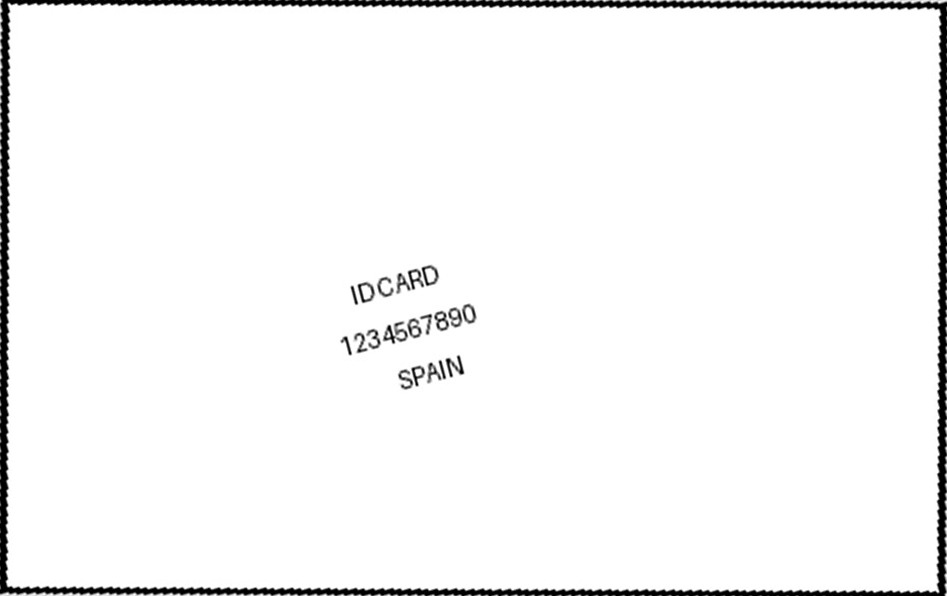
#> input picture smoke_test_smoke_test_test_id_card_crop_crop.jpg, 947 x 596 px
$ python analyze_failure.py smoke_test_smoke_test_test_id_card_crop_crop.jpg debug_corners.jpg   (older library calls are emulated)
#> lines starting #> are read from the running program, lines starting #| are printed output that depends on the picture; after the words box and inside, x2 and y2 are one past the last pixel; in counts of white or black regions, pixels touching at a corner belong together
### src/cropper.py
import cv2, numpy as np, io, os, re
from dataclasses import dataclass
from typing import Optional, Dict, Any, Tuple
from PIL import Image, ImageOps
import pytesseract
from pytesseract import Output
try:
    import imutils
except ImportError:
    imutils = None

ID1_AR = 85.60/53.98  # ~1.586

@dataclass
class Settings:
    ar_tol: float = 0.6           # allowed deviation around ID1_AR before warp (more lenient for perspective)
    ar_tol_after: float = 0.4     # allowed deviation after warp (more lenient after warping)
    min_area_frac: float = 0.05   # quad must occupy >= 5% of image (keeps small IDs while rejecting receipts)
    max_area_frac: float = 0.98   # allow larger cards
    max_side_px: int = 1600       # downscale for speed before edge finding
    target_height: int = 600      # target height for output (width computed by AR)
    jpeg_quality: int = 92
    canny_lo_mult: float = 0.4    # lower threshold for better edge detection
    canny_hi_mult: float = 1.8    # higher threshold for better edge detection
    dilate_iter: int = 2          # more dilation to connect edges
    border_trim: int = 2          # pixels to trim after warp
    debug_mode: bool = False      # enable debug visualization

def _exif_correct(pil_img: Image.Image) -> Image.Image:
    # respect EXIF orientation
    return ImageOps.exif_transpose(pil_img)

def pil_to_bgr(pil_img: Image.Image) -> np.ndarray:
    rgb = np.array(pil_img.convert("RGB"))
    return cv2.cvtColor(rgb, cv2.COLOR_RGB2BGR)

def bgr_to_pil(bgr: np.ndarray) -> Image.Image:
    rgb = cv2.cvtColor(bgr, cv2.COLOR_BGR2RGB)
    return Image.fromarray(rgb)

def order_pts(pts: np.ndarray) -> np.ndarray:
    """
    Deterministic point ordering that guarantees TL-TR-BR-BL order
    regardless of contour detection order. Critical for perspective transform.
    """
    pts = pts.reshape(4, 2)
    s = pts.sum(axis=1)  # sum of x + y coordinates
    d = np.diff(pts, axis=1)[:, 0]  # difference x - y coordinates

    # Top-left: smallest sum (x + y)
    tl = pts[np.argmin(s)]
    # Bottom-right: largest sum (x + y)
    br = pts[np.argmax(s)]
    # Top-right: smallest difference (x - y)
    tr = pts[np.argmin(d)]
    # Bottom-left: largest difference (x - y)
    bl = pts[np.argmax(d)]

    return np.array([tl, tr, br, bl], dtype="float32")

def find_card_by_color(bgr: np.ndarray) -> np.ndarray:
    """
    Spanish ID cards have distinctive white/light background.
    This creates a mask for potential card regions based on color.
    """
    hsv = cv2.cvtColor(bgr, cv2.COLOR_BGR2HSV)

    # Detect white/light regions (typical for ID cards)
    lower_white = np.array([0, 0, 180])    # Low saturation, high value
    upper_white = np.array([180, 50, 255]) # Any hue, low saturation, high value
    white_mask = cv2.inRange(hsv, lower_white, upper_white)

    # Clean up the mask
    kernel = np.ones((5,5), np.uint8)
    white_mask = cv2.morphologyEx(white_mask, cv2.MORPH_CLOSE, kernel)
    white_mask = cv2.morphologyEx(white_mask, cv2.MORPH_OPEN, kernel)

    return white_mask

# [240 lines left out: functions refine_quad_with_lines, validate_quad_geometry, warp_to_id1_canvas, micro_trim_edges, not called in this run]

def find_card_quad_simple(bgr: np.ndarray, cfg: Settings) -> Optional[Tuple[np.ndarray, float]]:
    """
    Simple, robust card detection - the original working method.
    """
    H, W = bgr.shape[:2]
    scale = cfg.max_side_px / max(H, W)
    img = cv2.resize(bgr, None, fx=scale, fy=scale) if scale < 1 else bgr.copy()
    gray = cv2.cvtColor(img, cv2.COLOR_BGR2GRAY)

    # Apply CLAHE to suppress background texture and enhance card edges
    clahe = cv2.createCLAHE(clipLimit=2.0, tileGridSize=(8, 8))
    gray = clahe.apply(gray)
    gray = cv2.GaussianBlur(gray, (5, 5), 0)

    # Adaptive Canny thresholds - reduced upper bound to minimize background noise
    v = np.median(gray)
    lower = int(max(0, 0.66 * v))
    upper = int(min(255, 1.15 * v))  # Reduced from 1.33 to 1.15 to suppress texture
    edges = cv2.Canny(gray, lower, upper)

    if cfg.dilate_iter > 0:
        edges = cv2.dilate(edges, np.ones((3,3),np.uint8), iterations=cfg.dilate_iter)

    cnts, _ = cv2.findContours(edges, cv2.RETR_EXTERNAL, cv2.CHAIN_APPROX_SIMPLE)
    if not cnts:
        return None

    img_area = img.shape[0] * img.shape[1]
    candidates = []

    # Try approxPolyDP method first (original working approach)
    for cnt in cnts:
        peri = cv2.arcLength(cnt, True)
        approx = cv2.approxPolyDP(cnt, 0.02*peri, True)
        if len(approx) == 4 and cv2.isContourConvex(approx):
            area = cv2.contourArea(approx)
            area_frac = area / img_area

            if area_frac > cfg.min_area_frac and area_frac <= cfg.max_area_frac:
                # Calculate aspect ratio
                pts = approx.reshape(4,2).astype("float32")
                pts_o = order_pts(pts)
                wA = np.linalg.norm(pts_o[2]-pts_o[3]); wB = np.linalg.norm(pts_o[1]-pts_o[0])
                hA = np.linalg.norm(pts_o[1]-pts_o[2]); hB = np.linalg.norm(pts_o[0]-pts_o[3])
                w = (wA+wB)/2.0; h = (hA+hB)/2.0
                if h <= 0 or w <= 0: continue
                ar = w/h
                ar_err = abs(ar - ID1_AR) / ID1_AR

                # Stricter aspect ratio filter to reject background rectangles
                if 1.50 < ar < 1.65 and ar_err <= cfg.ar_tol:
                    score = 2.0 * area_frac - 0.6 * ar_err
                    candidates.append((score, pts_o, area_frac))

    if candidates:
        best_score, best_pts, best_area_frac = max(candidates, key=lambda x: x[0])
        # Scale back to original image coordinates
        scaled_pts = best_pts / scale
        return scaled_pts.astype("float32"), best_score

    return None

def find_card_quad_advanced(bgr: np.ndarray, cfg: Settings) -> Optional[Tuple[np.ndarray, float]]:
    """
    Advanced card detection with CLAHE and minAreaRect - for difficult cases.
    """
    H, W = bgr.shape[:2]
    scale = cfg.max_side_px / max(H, W)
    img = cv2.resize(bgr, None, fx=scale, fy=scale) if scale < 1 else bgr.copy()

    # CLAHE preprocessing on L channel for textured backgrounds
    lab = cv2.cvtColor(img, cv2.COLOR_BGR2LAB)
    l_channel = lab[:, :, 0]

    # Apply CLAHE (Contrast Limited Adaptive Histogram Equalization)
    clahe = cv2.createCLAHE(clipLimit=2.0, tileGridSize=(8, 8))
    l_channel = clahe.apply(l_channel)

    # Convert back to grayscale for edge detection
    gray = l_channel
    gray = cv2.GaussianBlur(gray, (5, 5), 0)

    # Adaptive Canny thresholds based on median
    v = np.median(gray)
    lower = int(max(0, 0.66 * v))
    upper = int(min(255, 1.33 * v))
    edges = cv2.Canny(gray, lower, upper)
    if cfg.dilate_iter > 0:
        edges = cv2.dilate(edges, np.ones((3,3),np.uint8), iterations=cfg.dilate_iter)

    cnts, _ = cv2.findContours(edges, cv2.RETR_EXTERNAL, cv2.CHAIN_APPROX_SIMPLE)
    if not cnts:
        return None

    img_area = img.shape[0] * img.shape[1]
    candidates = []

    # Score candidates using minAreaRect for better rotated rectangle handling
    for cnt in cnts:
        area = cv2.contourArea(cnt)
        if area < cfg.min_area_frac * img_area:
            continue

        # Get minimum area rectangle (handles rotation better)
        rect = cv2.minAreaRect(cnt)
        box = cv2.boxPoints(rect)
        box_area = cv2.contourArea(box)

        if box_area <= 0:
            continue

        # Calculate aspect ratio from rotated rectangle
        (_, _), (w, h), angle = rect
        ar = max(w, h) / min(w, h) if min(w, h) > 0 else 0

        # Handle both landscape and portrait orientations
        # Spanish ID cards are typically landscape (1.586), but check both orientations
        ar_error_landscape = abs(ar - ID1_AR) / ID1_AR
        ar_error_portrait = abs(ar - (1/ID1_AR)) / (1/ID1_AR)
        ar_error = min(ar_error_landscape, ar_error_portrait)

        # Score based on multiple factors
        area_frac = area / img_area
        rectangularity = area / box_area  # How rectangular is the contour

        # Additional scoring factors to avoid background patches
        # 1. Border distance penalty (avoid edge-touching candidates)
        box_center_x = np.mean(box[:, 0])
        box_center_y = np.mean(box[:, 1])
        border_dist = min(box_center_x, box_center_y,
                         img.shape[1] - box_center_x, img.shape[0] - box_center_y)
        border_penalty = max(0, 1.0 - border_dist / (min(img.shape[:2]) * 0.1))

        # 2. Brightness uniformity (cards are more uniform than textured backgrounds)
        mask = np.zeros(img.shape[:2], dtype=np.uint8)
        cv2.fillPoly(mask, [box.astype(np.int32)], 255)
        roi_pixels = cv2.cvtColor(img, cv2.COLOR_BGR2GRAY)[mask > 0]
        brightness_std = np.std(roi_pixels) if len(roi_pixels) > 0 else 255
        uniformity_score = max(0, 1.0 - brightness_std / 128.0)  # Lower std = higher score

        # Composite score: prefer large, rectangular, ID-1 aspect ratio, uniform, centered
        score = (
            2.0 * area_frac +           # Size importance
            1.5 * rectangularity +      # Shape regularity (increased weight)
            -1.0 * ar_error +           # Aspect ratio closeness
            0.8 * uniformity_score +    # Brightness uniformity (cards vs texture)
            -0.5 * border_penalty       # Penalty for edge-touching candidates
        )

        # Filter candidates
        if (1.4 < ar < 1.8 and                    # Reasonable aspect ratio range
            area_frac > 0.05 and                  # Minimum size
            area_frac <= cfg.max_area_frac and    # Maximum size
            rectangularity > 0.7):               # Must be reasonably rectangular

            candidates.append((score, box, area_frac))

    if candidates:
        # Get best candidate by score
        best_score, best_box, best_area_frac = max(candidates, key=lambda x: x[0])
        # Scale back to original image coordinates
        scaled_box = best_box / scale
        return order_pts(scaled_box.astype("float32")), best_score

    return None

def find_card_quad_color_assisted(bgr: np.ndarray, cfg: Settings) -> Optional[Tuple[np.ndarray, float]]:
    """
    Color-assisted detection as a last resort fallback.
    Uses color information to guide edge detection.
    """
    # Get color mask for potential card regions
    color_mask = find_card_by_color(bgr)

    # Use color mask to guide contour detection
    H, W = bgr.shape[:2]
    scale = cfg.max_side_px / max(H, W)
    img = cv2.resize(bgr, None, fx=scale, fy=scale) if scale < 1 else bgr.copy()
    mask_scaled = cv2.resize(color_mask, (img.shape[1], img.shape[0])) if scale < 1 else color_mask

    # Find contours in the color mask
    cnts, _ = cv2.findContours(mask_scaled, cv2.RETR_EXTERNAL, cv2.CHAIN_APPROX_SIMPLE)
    if not cnts:
        return None

    img_area = img.shape[0] * img.shape[1]
    candidates = []

    for cnt in cnts:
        area = cv2.contourArea(cnt)
        if area < cfg.min_area_frac * img_area:
            continue

        # Get minimum area rectangle
        rect = cv2.minAreaRect(cnt)
        box = cv2.boxPoints(rect)
        box_area = cv2.contourArea(box)

        if box_area <= 0:
            continue

        # Calculate metrics
        (_, _), (w, h), angle = rect
        ar = max(w, h) / min(w, h) if min(w, h) > 0 else 0
        area_frac = area / img_area
        rectangularity = area / box_area

        # More lenient scoring for color-based detection
        ar_error_landscape = abs(ar - ID1_AR) / ID1_AR
        ar_error_portrait = abs(ar - (1/ID1_AR)) / (1/ID1_AR)
        ar_error = min(ar_error_landscape, ar_error_portrait)

        score = (
            1.5 * area_frac +           # Size importance
            0.8 * rectangularity +      # Shape regularity
            -0.5 * ar_error            # Aspect ratio closeness (less strict)
        )

        # Very lenient filtering for color-based method
        if (0.5 < ar < 3.0 and                      # Very wide aspect ratio range
            area_frac > cfg.min_area_frac and       # Minimum size
            area_frac <= cfg.max_area_frac and      # Maximum size
            rectangularity > 0.5):                 # Less strict rectangularity

            candidates.append((score, box, area_frac))

    if candidates:
        best_score, best_box, best_area_frac = max(candidates, key=lambda x: x[0])
        # Scale back to original image coordinates
        scaled_box = best_box / scale
        return order_pts(scaled_box.astype("float32")), best_score

    return None

def find_card_quad(bgr: np.ndarray, cfg: Settings, debug: bool = False) -> Optional[Tuple[np.ndarray, float]]:
    """
    Triple-fallback card detection strategy: simple -> advanced -> color-assisted.
    This provides maximum robustness across different image conditions.
    """
    # Strategy 1: Simple threshold (good for high-contrast, clean backgrounds)
    result = find_card_quad_simple(bgr, cfg)
    if result is not None:
        quad, score = result
        if debug:
            print(f"✅ Simple method succeeded with score: {score:.3f}")
        return result

    # Strategy 2: Advanced method (good for textured backgrounds, shadows)
    result = find_card_quad_advanced(bgr, cfg)
    if result is not None:
        quad, score = result
        if debug:
            print(f"✅ Advanced method succeeded with score: {score:.3f}")
        return result

    # Strategy 3: Color-assisted method (last resort for difficult cases)
    result = find_card_quad_color_assisted(bgr, cfg)
    if result is not None:
        quad, score = result
        if debug:
            print(f"✅ Color-assisted method succeeded with score: {score:.3f}")
        return result

    if debug:
        print("❌ All three methods failed to find card")

    return None

# [78 lines left out: functions warp_card, orient_with_osd, not called in this run]

def blur_metric(bgr: np.ndarray) -> float:
    g = cv2.cvtColor(bgr, cv2.COLOR_BGR2GRAY)
    return float(cv2.Laplacian(g, cv2.CV_64F).var())

# [72 lines left out: function process_image_bytes, not called in this run]

### analyze_failure.py
#!/usr/bin/env python3
"""
Analyze why specific images fail card detection.
This script helps diagnose common failure patterns.
"""
import cv2
import numpy as np
from PIL import Image
import os
import sys
from src.cropper import Settings, find_card_quad, pil_to_bgr, _exif_correct

# [169 lines left out: functions analyze_failure_patterns, create_test_settings, test_image_with_configs, not called in this run]

def suggest_fixes_for_failure(image_path):
    """
    Analyze a failed image and suggest specific fixes.
    """
    print(f"\n🔧 FAILURE ANALYSIS FOR: {image_path}")
    print("="*60)

    if not os.path.exists(image_path):
        print(f"❌ Image not found: {image_path}")
        return

    # Load and analyze image
    pil_img = _exif_correct(Image.open(image_path))
#> in _exif_correct, returned value is the input picture: PIL image 947x596 RGB; min 0, max 255, mean 245.5
    bgr = pil_to_bgr(pil_img)
    H, W = bgr.shape[:2]

    # Basic image analysis
    gray = cv2.cvtColor(bgr, cv2.COLOR_BGR2GRAY)

    # Brightness analysis
    mean_brightness = np.mean(gray)
#> mean_brightness = 245.5
    std_brightness = np.std(gray)
#> std_brightness = 44.43

    # Edge analysis
    edges = cv2.Canny(gray, 50, 150)
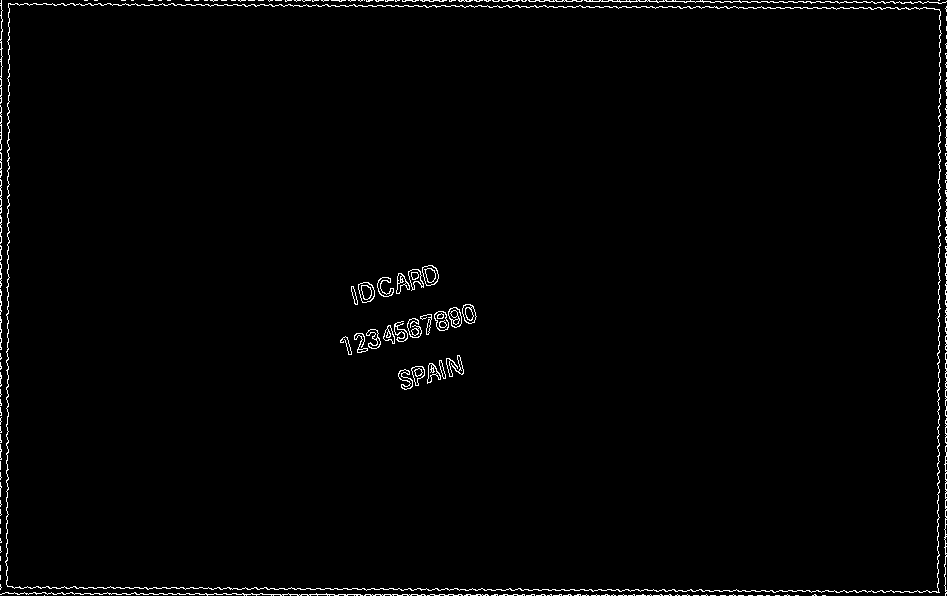
#> edges: shape (596, 947); 1.5% white in thin lines or dots
    edge_density = np.sum(edges > 0) / (H * W)
#> edge_density = 0.0146

    print(f"📊 IMAGE ANALYSIS:")
    print(f"   Size: {W}×{H}")
#|    Size: 947×596
    print(f"   Mean brightness: {mean_brightness:.1f}")
#|    Mean brightness: 245.5
    print(f"   Brightness std: {std_brightness:.1f}")
#|    Brightness std: 44.4
    print(f"   Edge density: {edge_density:.4f}")
#|    Edge density: 0.0146

    # Suggest fixes based on analysis
    print(f"\n💡 SUGGESTED FIXES:")

    if mean_brightness < 80:
        print("   • Low brightness detected - try CLAHE preprocessing")

    if std_brightness < 30:
        print("   • Low contrast detected - increase dilate_iter, lower min_area_frac")

    if edge_density > 0.1:
        print("   • High edge density (textured background) - use advanced method")
    elif edge_density < 0.01:
        print("   • Low edge density - increase Canny sensitivity")

    if W * H > 4000000:  # > 4MP
        print("   • Large image - ensure max_side_px scaling is working")

    # Test with recommended settings
    print(f"\n🧪 TESTING WITH RECOMMENDED SETTINGS:")

    recommended_cfg = Settings(
        dilate_iter=3 if std_brightness < 30 else 2,
        min_area_frac=0.005 if mean_brightness < 80 else 0.02,
        ar_tol=0.6 if edge_density > 0.1 else 0.35,
        debug_mode=True
    )

    result = find_card_quad(bgr, recommended_cfg, debug=True)
#> in find_card_quad_simple, `v = np.median(gray)`: v = 255
#> in find_card_quad_simple, `lower = int(max(0, 0.66 * v))`: lower = 168
#> in find_card_quad_simple, `upper = int(min(255, 1.15 * v))`: upper = 255
#> in find_card_quad_simple, `edges = cv2.Canny(gray, lower, upper)`:
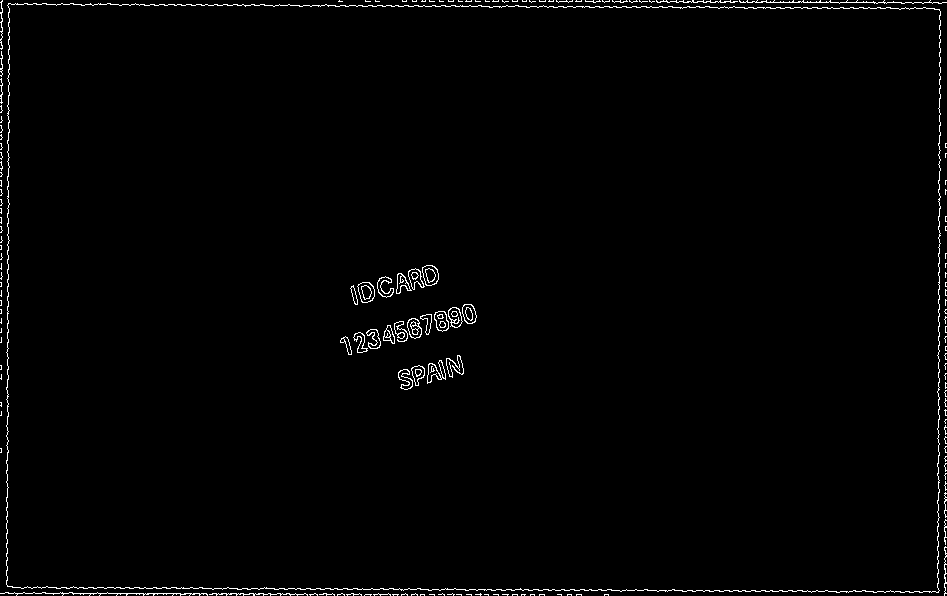
#> edges: shape (596, 947); 1.3% white in thin lines or dots
#> in find_card_quad_simple, `edges = cv2.dilate(edges, np.ones((3,3),np.uint8), iterations=cfg.dila..`:
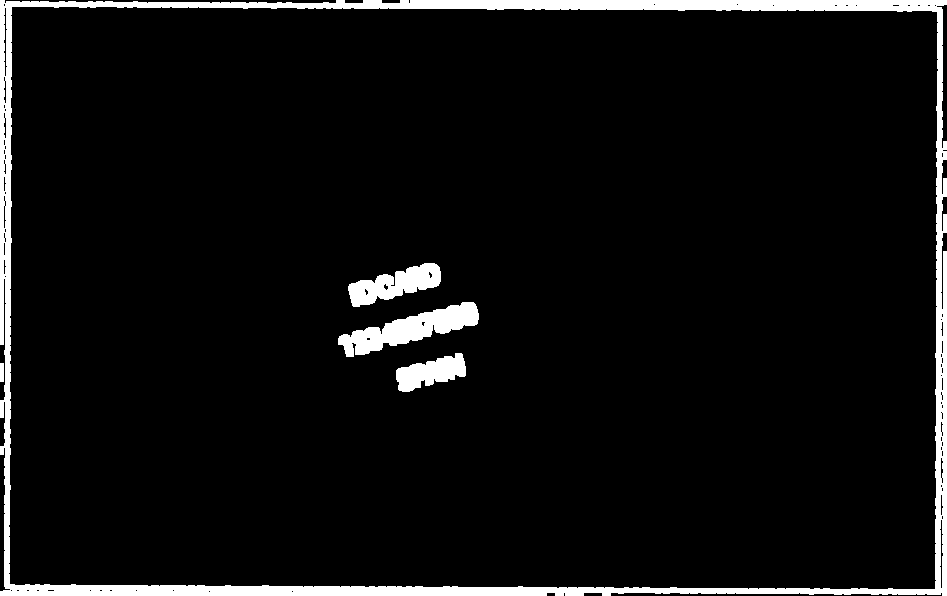
#> edges: shape (596, 947); 5.9% white; 5 white regions
#> in find_card_quad_simple, `cnts, _ = cv2.findContours(edges, cv2.RETR_EXTERNAL, cv2.CHAIN_APPROX_..`: cnts = 2 contours; box (x1, y1, x2, y2) and area: (0, 0, 947, 596) 559196, (0, 363, 4, 382) 54
#> (the rest of the program and of its run is left out)
